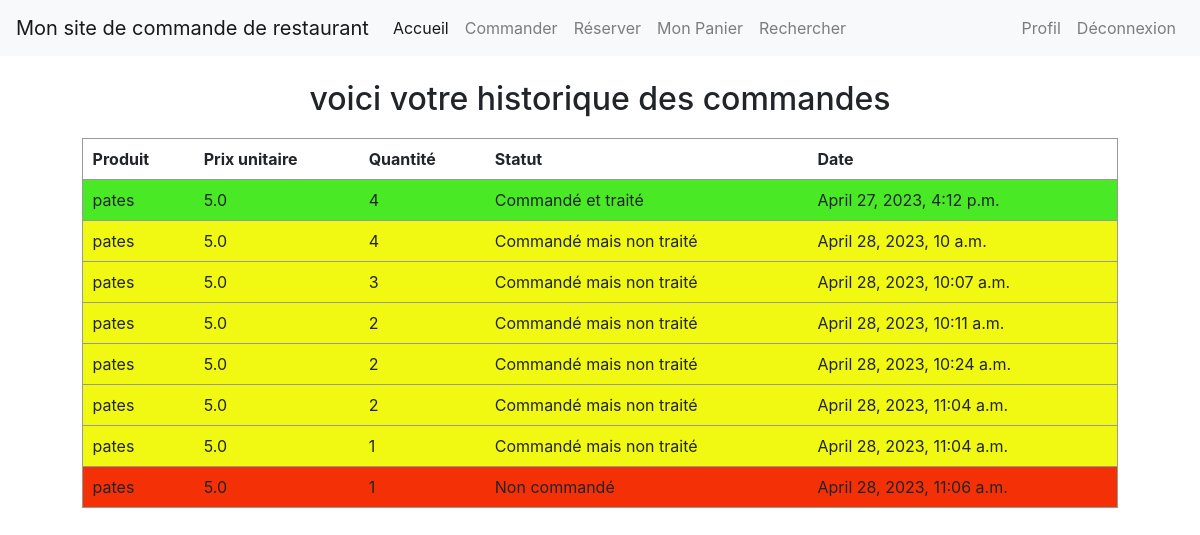
Page /commande (signed in) on the earlier database version.
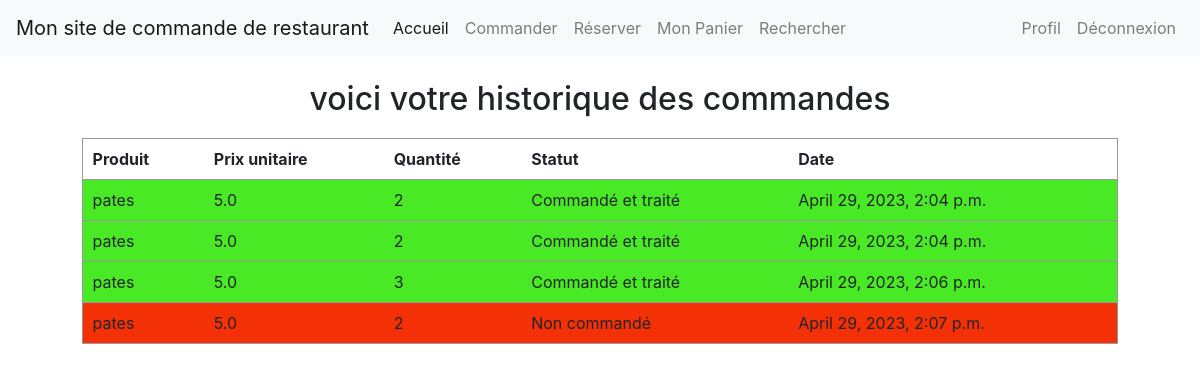
Same page on the later database version.
### app1/models.py (models this page shows, shortened)
class Order(models.Model):
    user = models.ForeignKey(settings.AUTH_USER_MODEL, on_delete=models.CASCADE, null=True, blank=True)
    product = models.ForeignKey('Product', on_delete=models.CASCADE)
    quantity = models.IntegerField(default=1)
    ordered = models.BooleanField(default=False)
    ordered_date = ordered_date = models.DateTimeField(auto_now_add=True, null=True)
    processed = models.BooleanField(default=False)

class Product(models.Model):
    name = models.CharField(max_length=128)
    slug = models.SlugField(unique=True, max_length=255, blank=True, null=True, editable=False)
    price = models.FloatField(default=0.0)
    description = models.TextField(blank=True)
    thumbnail = models.ImageField(upload_to="products", blank=True, null=True)
    restaurant = models.ForeignKey(Restaurant, on_delete=models.CASCADE, related_name='products')    # menu = models.ForeignKey(Menu, on_delete=models.CASCADE, related_name='products')

### app1/views.py (the view)
# urls.py: path('commande', views.commande, name='commande'),
def commande (request):
    user = request.user
    orders = Order.objects.filter(user = user)
    return render(request, 'app1/commandes.html', {'user':user, 'orders':orders})

### templates/app1/commandes.html
{% extends 'base.html' %}
{% block content %}
<center>
    <h2>
        voici votre historique des commandes {{user.name}}
    </h2>
    <table style="width: 90%; margin: 20px;">
        <thead>
          <tr style="border: 1px solid #999;">
            <th style="padding: 10px;">Produit</th>
            <th style="padding: 10px;">Prix unitaire</th>
            <th style="padding: 10px;">Quantité</th>
            <th style="padding: 10px;">Statut</th>
            <th style="padding: 10px;">Date</th>
          </tr>
        </thead>
        <tbody>
          {% for order in orders %}
          <tr style="{% if order.ordered and order.processed %}background-color: #49E926;{% elif not order.ordered %}background-color: #F43006;{% else %}background-color: #F1F812;{% endif %} border: 1px solid #999;">
            <td style="padding: 10px;">{{ order.product.name }}</td>
            <td style="padding: 10px;">{{ order.product.price }}</td>
            <td style="padding: 10px;">{{ order.quantity }}</td>
            <td style="padding: 10px;">{% if order.ordered %}{% if order.processed %}Commandé et traité{% else %}Commandé mais non traité{% endif %}{% else %}Non commandé{% endif %}</td>
            <td style="padding: 10px;">{{ order.ordered_date }}</td>
          </tr>
          {% endfor %}
        </tbody>
      </table>
</center>
{% endblock %}

### templates/base.html (shortened to what this page needs)
<html lang="en">
<head>
    <link rel="stylesheet" href="https://maxcdn.bootstrapcdn.com/bootstrap/4.0.0/css/bootstrap.min.css">
</head>
<body>
    <nav class="navbar navbar-expand-lg navbar-light bg-light">
		<a class="navbar-brand" href="#">Mon site de commande de restaurant</a>
		<div class="collapse navbar-collapse" id="navbarNav">
			<ul class="navbar-nav">
				<li class="nav-item active">
					<a class="nav-link" href="{% url 'home' %}">Accueil</a>
				</li>
				{% if user.is_authenticated %}
				{% for group in user.groups.all %}
        		{% if group.name == 'Client' %}
				<li class="nav-item">
					<a class="nav-link" href="{% url 'commande' %}">Commander</a>
				</li>
				<li class="nav-item">
					<a class="nav-link" href="#">Réserver</a>
				</li>
				<li class="nav-item">
					<a class="nav-link" href="{% url 'cart' %}">Mon Panier</a>
				</li>
				<li class="nav-item">
					<a class="nav-link" href="{% url 'search' %}">Rechercher</a>
				</li>
				{% endif %}
				{% endfor %}
				{% endif %}
			</ul>
			<ul class="navbar-nav ml-auto">
				{% if user.is_authenticated %}
				<li class="nav-item">
					<a class="nav-link" href="#">Profil</a>
				</li>
				<li class="nav-item">
					<a class="nav-link" href="{% url 'logout' %}">Déconnexion</a>
				</li>
				{% endif %}
			</ul>
		</div>
	</nav>
	<div class="m-4">
		{% block content %}
   		{% endblock %}
	</div>
</body>
</html>

Differences in the rows shown:
removed Order: product.name "pates", product.price "5.0", quantity "4", ordered "Commandé et traité", ordered_date "April 27, 2023, 4:12 p.m."
removed Order: product.name "pates", product.price "5.0", quantity "4", ordered "Commandé mais non traité", ordered_date "April 28, 2023, 10 a.m."
removed Order: product.name "pates", product.price "5.0", quantity "3", ordered "Commandé mais non traité", ordered_date "April 28, 2023, 10:07 a.m."
removed Order: product.name "pates", product.price "5.0", quantity "2", ordered "Commandé mais non traité", ordered_date "April 28, 2023, 10:11 a.m."
removed Order: product.name "pates", product.price "5.0", quantity "2", ordered "Commandé mais non traité", ordered_date "April 28, 2023, 10:24 a.m."
removed Order: product.name "pates", product.price "5.0", quantity "2", ordered "Commandé mais non traité", ordered_date "April 28, 2023, 11:04 a.m."
removed Order: product.name "pates", product.price "5.0", quantity "1", ordered "Commandé mais non traité", ordered_date "April 28, 2023, 11:04 a.m."
removed Order: product.name "pates", product.price "5.0", quantity "1", ordered "Non commandé", ordered_date "April 28, 2023, 11:06 a.m."
added Order: product.name "pates", product.price "5.0", quantity "2", ordered "Commandé et traité", ordered_date "April 29, 2023, 2:04 p.m."
added Order: product.name "pates", product.price "5.0", quantity "2", ordered "Commandé et traité", ordered_date "April 29, 2023, 2:04 p.m."
added Order: product.name "pates", product.price "5.0", quantity "3", ordered "Commandé et traité", ordered_date "April 29, 2023, 2:06 p.m."
added Order: product.name "pates", product.price "5.0", quantity "2", ordered "Non commandé", ordered_date "April 29, 2023, 2:07 p.m."
